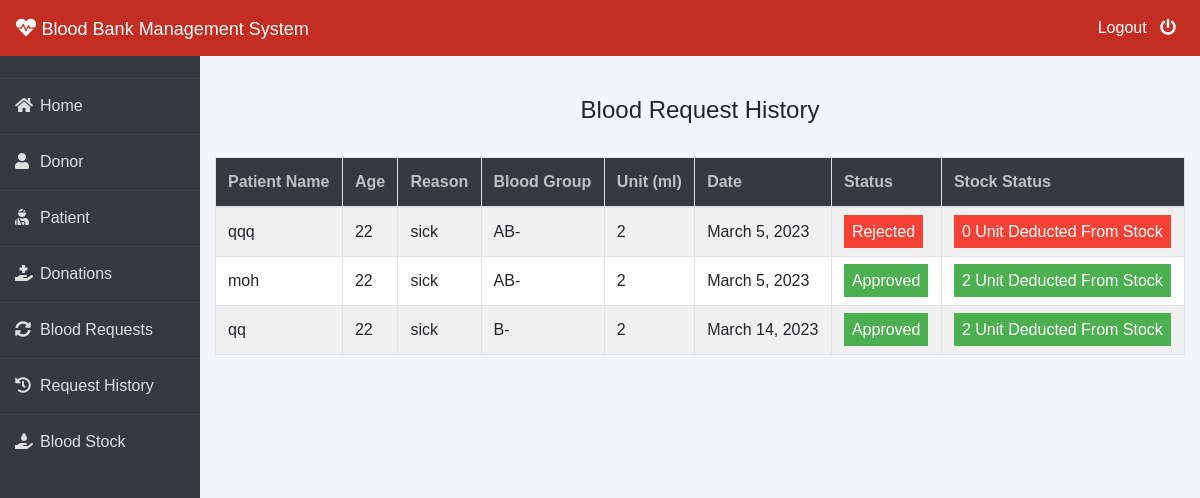
The page /admin-request-history (signed in) on the database its author committed.
### blood/models.py (models this page shows, shortened)
class RequestBllod(models.Model):
    donner_request = models.ForeignKey(dmodels.Donor, on_delete=models.CASCADE, null = True)
    patient_request = models.ForeignKey(pmodels.Patient, on_delete=models.CASCADE, null = True)
    pat_name =  models.CharField(max_length=50)
    pat_age = models.PositiveIntegerField()
    blood_type = models.CharField(max_length=50)
    unites_number = models.PositiveIntegerField(default=0)
    purpose = models.CharField(max_length=300)
    status = models.CharField(max_length=40 , default="Pending")
    date_req =models.DateField(auto_now=True)

### blood/views.py (the view)
# urls.py: path('admin-request-history', views.admin_request_history_view,name='admin-request-history'),
@login_required(login_url='adminlogin')
def admin_request_history_view(request):
    requests=models.RequestBllod.objects.all().exclude(status='Pending')
    return render(request,'blood/admin_request_history.html',{'requests':requests})

### templates/blood/admin_request_history.html (shortened to what this page needs)
{% extends 'blood/adminbase.html' %}
{% block content %}
{% load widget_tweaks %}
{%load static%}
<head>
</head>
<br><br>
<div class="container">
    <H4 class="text-center">Blood Request History</H4><br>
    <table class="table table-light table-hover table-bordered table-striped">
        <thead class="bg-dark">
            <tr>
                <th scope="col" style="color: rgb(192, 192, 192);">Patient Name</th>
                <th scope="col" style="color: rgb(192, 192, 192);">Age</th>
                <th scope="col" style="color: rgb(192, 192, 192);">Reason</th>
                <th scope="col" style="color: rgb(192, 192, 192);">Blood Group</th>
                <th scope="col" style="color: rgb(192, 192, 192);">Unit (ml)</th>
                <th scope="col" style="color: rgb(192, 192, 192);">Date</th>
                <th scope="col" style="color: rgb(192, 192, 192);">Status</th>
                <th scope="col" style="color: rgb(192, 192, 192);">Stock Status</th>
            </tr>
        </thead>
        <tbody>
            {% for t in requests %}
            <tr>
                <td> {{t.pat_name}}</td>
                <td>{{t.pat_age}}</td>
                <td>{{t.purpose}}</td>
                <td>{{t.blood_type}}</td>
                <td>{{t.unites_number}}</td>
                <td>{{t.date_req}}</td>
                {% if t.status == 'Approved' %}
                <td><span class="label success"> Approved</span></td>
                <td><span class="label success"> {{t.unites_number}} Unit Deducted From Stock</span></td>
                {% else %}
                <td><span class="label danger">Rejected</span></td>
                <td><span class="label danger"> 0 Unit Deducted From Stock</span></td>
                {% endif %}
            </tr>
            {% endfor %}
        </tbody>
    </table>
</div>
{% endblock content %}

### templates/blood/adminbase.html (style rules this page uses)
* { margin: 0; padding: 0; box-sizing: border-box; list-style: none; text-decoration: none; font-family: 'Josefin Sans', sans-serif; }
body { background-color: #f3f5f9; }

### templates/blood/admin_request_history.html (style rules this page uses)
.label { color: white; padding: 8px; }
.success { background-color: #4CAF50; }
.danger { background-color: #f44336; }

### rows shown on the page
RequestBllod: pat_name "qqq", pat_age "22", purpose "sick", blood_type "AB-", unites_number "2", date_req "March 5, 2023", status "Rejected"
RequestBllod: pat_name "moh", pat_age "22", purpose "sick", blood_type "AB-", unites_number "2", date_req "March 5, 2023"
RequestBllod: pat_name "qq", pat_age "22", purpose "sick", blood_type "B-", unites_number "2", date_req "March 14, 2023"
